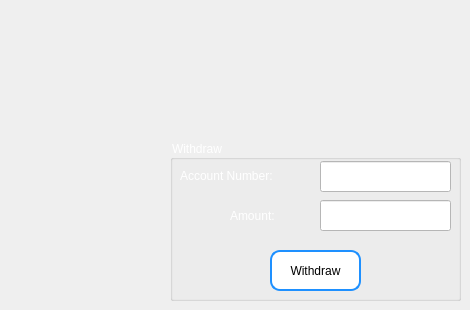
       <widget class="QWidget" name="page_14">
        <widget class="QGroupBox" name="groupBox_4">
         <property name="geometry">
          <rect>
           <x>170</x>
           <y>140</y>
           <width>291</width>
           <height>161</height>
          </rect>
         </property>
         <property name="styleSheet">
          <string notr="true">color: rgb(255, 255, 255);</string>
         </property>
         <property name="title">
          <string>Withdraw</string>
         </property>
         <widget class="QLineEdit" name="acc_numberLineEditWithdraw">
          <property name="geometry">
           <rect>
            <x>150</x>
            <y>21</y>
            <width>131</width>
            <height>31</height>
           </rect>
          </property>
          <property name="styleSheet">
           <string notr="true">background-color: rgb(255, 255, 255);
font: 900 11pt &quot;Segoe UI&quot;;
color: rgb(0, 0, 0);</string>
          </property>
          <property name="text">
           <string/>
          </property>
         </widget>
         <widget class="QLabel" name="label_12">
          <property name="geometry">
           <rect>
            <x>10</x>
            <y>20</y>
            <width>131</width>
            <height>31</height>
           </rect>
          </property>
          <property name="styleSheet">
           <string notr="true">color: rgb(255, 255, 255);
font: 600 italic 12pt &quot;Segoe UI&quot;;</string>
          </property>
          <property name="text">
           <string>Account Number:</string>
          </property>
         </widget>
         <widget class="QLineEdit" name="Amount_numberLineEditWithdraw">
          <property name="geometry">
           <rect>
            <x>150</x>
            <y>60</y>
            <width>131</width>
            <height>31</height>
           </rect>
          </property>
          <property name="styleSheet">
           <string notr="true">background-color: rgb(255, 255, 255);
font: 900 11pt &quot;Segoe UI&quot;;
color: rgb(0, 0, 0);</string>
          </property>
          <property name="text">
           <string/>
          </property>
         </widget>
         <widget class="QLabel" name="label_13">
          <property name="geometry">
           <rect>
            <x>60</x>
            <y>60</y>
            <width>61</width>
            <height>31</height>
           </rect>
          </property>
          <property name="styleSheet">
           <string notr="true">color: rgb(255, 255, 255);
font: 600 italic 12pt &quot;Segoe UI&quot;;</string>
          </property>
          <property name="text">
           <string>Amount:</string>
          </property>
         </widget>
         <widget class="QPushButton" name="pbWithdraw">
          <property name="geometry">
           <rect>
            <x>100</x>
            <y>110</y>
            <width>91</width>
            <height>41</height>
           </rect>
          </property>
          <property name="styleSheet">
           <string notr="true">border-radius: 10px;  /* Adjust this value to control the curvature */
    border: 2px solid #1E90FF;  /* Border color: Dodger Blue */
background-color: rgb(255, 255, 255);
    padding: 5px;  /* Adjust padding as needed */
    font: 600 italic 12pt &quot;Segoe UI&quot;;  /* Font settings */
    color: rgb(0, 0, 0);  /* Text color */</string>
          </property>
          <property name="text">
           <string>Withdraw</string>
          </property>
         </widget>
        </widget>
       </widget>
